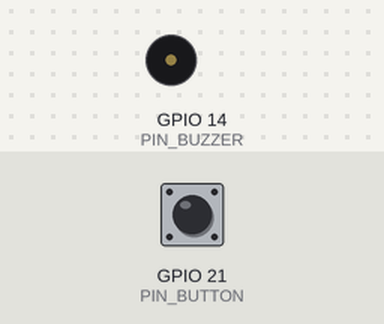
A sketch run on a simulated ESP32-S3. Parts: buzzer (waves = sounding, pin HIGH). Inputs (shaded band) come from the test bench; at power-on: GPIO 21 (PIN_BUTTON) HIGH.

Above: at 1.2 s.
1.3 s: GPIO 21 (PIN_BUTTON) pulled LOW for 0.15 s
At 1.37 s:
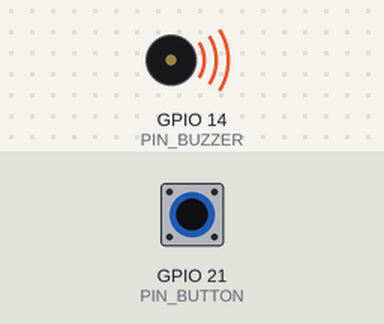
2.9 s: GPIO 21 (PIN_BUTTON) pulled LOW for 3.2 s
At 6.7 s:
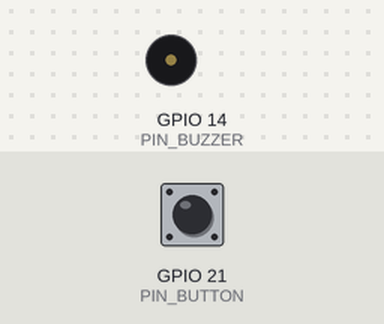
Timing chart, 0 to 8.2 s (numbered marks = the images above; inputs shaded):
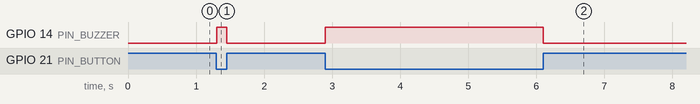

Measured:
- after the input at 1.3 s, GPIO 14 (PIN_BUZZER): LOW → HIGH at once, → LOW 0.15 s later
- after the input at 2.9 s, GPIO 14 (PIN_BUZZER): LOW → HIGH at once, → LOW 3.2 s later

The sketch:

Sketch_06.1_Doorbell.ino
```cpp
/**********************************************************************
  Filename    : Doorbell
  Description : Control active buzzer by button.
  Auther      : www.freenove.com
  Modification: 2022/10/20
**********************************************************************/
#define PIN_BUZZER 14
#define PIN_BUTTON 21

void setup() {
  pinMode(PIN_BUZZER, OUTPUT);
  pinMode(PIN_BUTTON, INPUT);
}

void loop() {
  if (digitalRead(PIN_BUTTON) == LOW) {
    digitalWrite(PIN_BUZZER,HIGH);
  }else{
    digitalWrite(PIN_BUZZER,LOW);
  }
}
```
